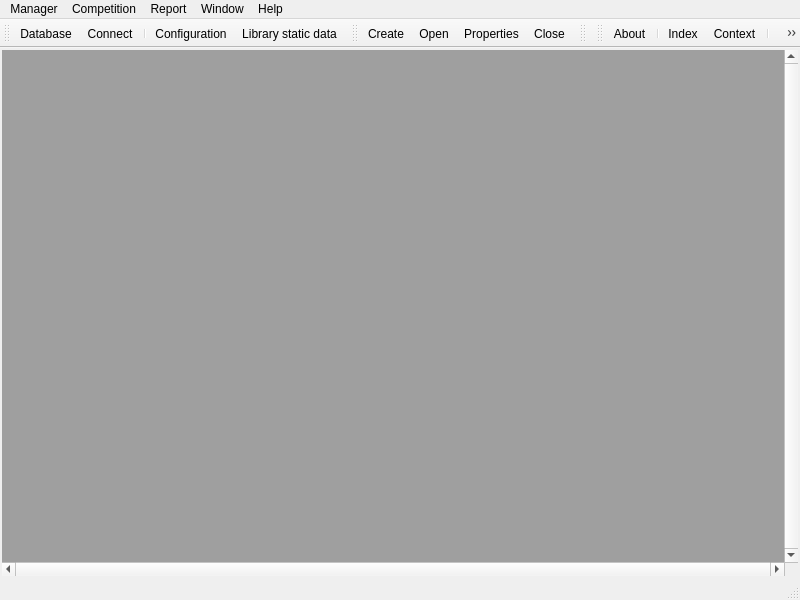
<?xml version="1.0" encoding="UTF-8"?>
<ui version="4.0">
 <class>CWallManager</class>
 <widget class="QMainWindow" name="CWallManager">
  <property name="geometry">
   <rect>
    <x>0</x>
    <y>0</y>
    <width>800</width>
    <height>600</height>
   </rect>
  </property>
  <property name="windowTitle">
   <string>Climbingwall manager</string>
  </property>
  <widget class="QWidget" name="centralwidget">
   <layout class="QVBoxLayout" name="verticalLayout">
    <property name="margin">
     <number>2</number>
    </property>
    <item>
     <widget class="QMdiArea" name="mdiArea">
      <property name="verticalScrollBarPolicy">
       <enum>Qt::ScrollBarAlwaysOn</enum>
      </property>
      <property name="horizontalScrollBarPolicy">
       <enum>Qt::ScrollBarAlwaysOn</enum>
      </property>
     </widget>
    </item>
   </layout>
  </widget>
  <widget class="QMenuBar" name="menubar">
   <property name="geometry">
    <rect>
     <x>0</x>
     <y>0</y>
     <width>800</width>
     <height>20</height>
    </rect>
   </property>
   <widget class="QMenu" name="menuManager">
    <property name="title">
     <string>Manager</string>
    </property>
    <addaction name="actionManagerDatabase"/>
    <addaction name="actionManagerDbConnect"/>
    <addaction name="separator"/>
    <addaction name="actionManagerConfiguration"/>
    <addaction name="actionLibrary_static_data"/>
    <addaction name="separator"/>
    <addaction name="actionManagerExit"/>
   </widget>
   <widget class="QMenu" name="menuCompetition">
    <property name="title">
     <string>Competition</string>
    </property>
    <addaction name="actionCompetitionCreate"/>
    <addaction name="actionCompetitionOpen"/>
    <addaction name="actionCompetitionProperties"/>
    <addaction name="actionCompetitionClose"/>
   </widget>
   <widget class="QMenu" name="menuReport">
    <property name="title">
     <string>Report</string>
    </property>
   </widget>
   <widget class="QMenu" name="menuHelp">
    <property name="title">
     <string>Help</string>
    </property>
    <addaction name="actionHelpAbout"/>
    <addaction name="separator"/>
    <addaction name="actionHelpIndex"/>
    <addaction name="actionHelpContext"/>
    <addaction name="separator"/>
    <addaction name="actionHelpRules"/>
   </widget>
   <widget class="QMenu" name="menuWindow">
    <property name="title">
     <string>Window</string>
    </property>
   </widget>
   <addaction name="menuManager"/>
   <addaction name="menuCompetition"/>
   <addaction name="menuReport"/>
   <addaction name="menuWindow"/>
   <addaction name="menuHelp"/>
  </widget>
  <widget class="QStatusBar" name="statusbar"/>
  <widget class="QToolBar" name="toolBarManager">
   <property name="windowTitle">
    <string>Competition manager</string>
   </property>
   <attribute name="toolBarArea">
    <enum>TopToolBarArea</enum>
   </attribute>
   <attribute name="toolBarBreak">
    <bool>false</bool>
   </attribute>
   <addaction name="actionManagerDatabase"/>
   <addaction name="actionManagerDbConnect"/>
   <addaction name="separator"/>
   <addaction name="actionManagerConfiguration"/>
   <addaction name="actionLibrary_static_data"/>
  </widget>
  <widget class="QToolBar" name="toolBarCompetition">
   <property name="windowTitle">
    <string>Competition</string>
   </property>
   <attribute name="toolBarArea">
    <enum>TopToolBarArea</enum>
   </attribute>
   <attribute name="toolBarBreak">
    <bool>false</bool>
   </attribute>
   <addaction name="actionCompetitionCreate"/>
   <addaction name="actionCompetitionOpen"/>
   <addaction name="actionCompetitionProperties"/>
   <addaction name="actionCompetitionClose"/>
  </widget>
  <widget class="QToolBar" name="toolBarReport">
   <property name="windowTitle">
    <string>Report</string>
   </property>
   <attribute name="toolBarArea">
    <enum>TopToolBarArea</enum>
   </attribute>
   <attribute name="toolBarBreak">
    <bool>false</bool>
   </attribute>
  </widget>
  <widget class="QToolBar" name="toolBarHelp">
   <property name="windowTitle">
    <string>toolBar</string>
   </property>
   <attribute name="toolBarArea">
    <enum>TopToolBarArea</enum>
   </attribute>
   <attribute name="toolBarBreak">
    <bool>false</bool>
   </attribute>
   <addaction name="actionHelpAbout"/>
   <addaction name="separator"/>
   <addaction name="actionHelpIndex"/>
   <addaction name="actionHelpContext"/>
   <addaction name="separator"/>
   <addaction name="actionHelpRules"/>
  </widget>
  <action name="actionManagerDatabase">
   <property name="icon">
    <iconset theme="network-server-database">
     <normaloff/>
    </iconset>
   </property>
   <property name="text">
    <string>Database</string>
   </property>
  </action>
  <action name="actionManagerConfiguration">
   <property name="icon">
    <iconset theme="configure">
     <normaloff/>
    </iconset>
   </property>
   <property name="text">
    <string>Configuration</string>
   </property>
  </action>
  <action name="actionManagerExit">
   <property name="icon">
    <iconset theme="application-exit">
     <normaloff/>
    </iconset>
   </property>
   <property name="text">
    <string>Exit</string>
   </property>
  </action>
  <action name="actionCompetitionCreate">
   <property name="icon">
    <iconset theme="document-new">
     <normaloff/>
    </iconset>
   </property>
   <property name="text">
    <string>Create</string>
   </property>
  </action>
  <action name="actionCompetitionOpen">
   <property name="icon">
    <iconset theme="document-open">
     <normaloff/>
    </iconset>
   </property>
   <property name="text">
    <string>Open</string>
   </property>
  </action>
  <action name="actionCompetitionProperties">
   <property name="icon">
    <iconset theme="document-properties">
     <normaloff/>
    </iconset>
   </property>
   <property name="text">
    <string>Properties</string>
   </property>
  </action>
  <action name="actionCompetitionClose">
   <property name="icon">
    <iconset theme="document-close">
     <normaloff/>
    </iconset>
   </property>
   <property name="text">
    <string>Close</string>
   </property>
  </action>
  <action name="actionHelpAbout">
   <property name="icon">
    <iconset theme="help-about">
     <normaloff/>
    </iconset>
   </property>
   <property name="text">
    <string>About</string>
   </property>
  </action>
  <action name="actionHelpIndex">
   <property name="icon">
    <iconset theme="help-contents">
     <normaloff/>
    </iconset>
   </property>
   <property name="text">
    <string>Index</string>
   </property>
  </action>
  <action name="actionHelpContext">
   <property name="icon">
    <iconset theme="help-contextual">
     <normaloff/>
    </iconset>
   </property>
   <property name="text">
    <string>Context</string>
   </property>
  </action>
  <action name="actionHelpRules">
   <property name="icon">
    <iconset theme="acroread">
     <normaloff/>
    </iconset>
   </property>
   <property name="text">
    <string>Rules</string>
   </property>
  </action>
  <action name="actionManagerDbConnect">
   <property name="checkable">
    <bool>true</bool>
   </property>
   <property name="icon">
    <iconset theme="network-connect">
     <normaloff/>
    </iconset>
   </property>
   <property name="text">
    <string>Connect</string>
   </property>
  </action>
  <action name="actionLibrary_static_data">
   <property name="icon">
    <iconset theme="accessories-dictionary">
     <normaloff/>
    </iconset>
   </property>
   <property name="text">
    <string>Library static data</string>
   </property>
  </action>
 </widget>
 <resources/>
 <connections>
  <connection>
   <sender>actionManagerDbConnect</sender>
   <signal>triggered(bool)</signal>
   <receiver>actionManagerDatabase</receiver>
   <slot>setDisabled(bool)</slot>
   <hints>
    <hint type="sourcelabel">
     <x>-1</x>
     <y>-1</y>
    </hint>
    <hint type="destinationlabel">
     <x>-1</x>
     <y>-1</y>
    </hint>
   </hints>
  </connection>
 </connections>
</ui>
